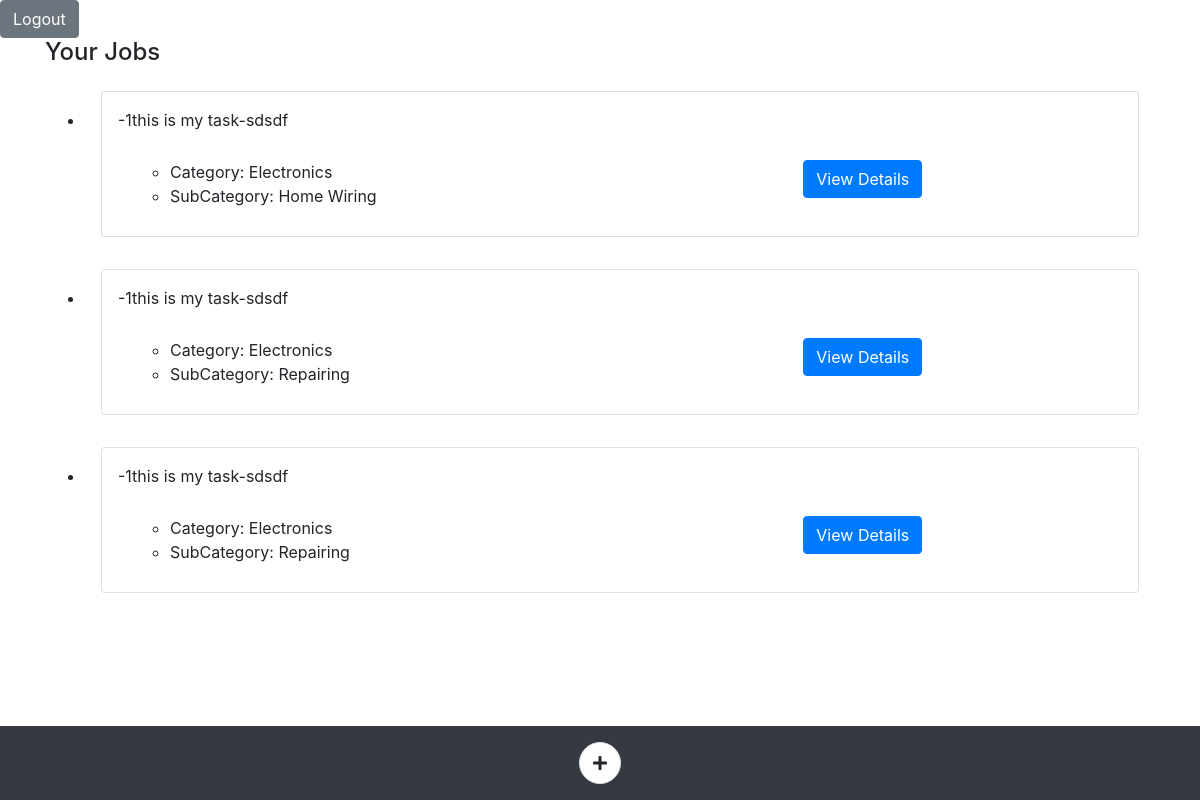
Page /myjobs/ (signed in) on the committed database.
### clients/models.py (models this page shows, shortened)
class JobPost(models.Model):
    taskoverview = models.CharField(max_length=300)
    address = models.CharField(max_length=300)
    time = models.IntegerField()
    addinfo = models.TextField()
    client = models.ForeignKey(User, on_delete=models.CASCADE)
    category = models.ForeignKey(Category, null=True, on_delete=models.SET_NULL)
    sub_category = models.ForeignKey(SubCategory, null=True, on_delete=models.SET_NULL)

class Category(models.Model):
    cat_name = models.CharField(max_length=100)
    def __str__(self):
        return self.cat_name

class SubCategory(models.Model):
    cat = models.ForeignKey(Category, null=True, on_delete=models.SET_NULL)
    sub_cat_name = models.CharField(max_length=100)
    def __str__(self):
        return self.sub_cat_name

### clients/views.py (the view)
# urls.py: path('myjobs/', MyJobView.as_view(), name="myJobs"),
class MyJobView(generic.ListView):
    template_name = 'MyJobs.html'
    context_object_name = 'myJobs'
    def get_queryset(self):
        return JobPost.objects.filter(client=self.request.user)

### templates/MyJobs.html (shortened to what this page needs)
{% extends 'base.html' %}
{%block content%}
<link rel="stylesheet" href="https://cdnjs.cloudflare.com/ajax/libs/font-awesome/5.15.2/css/all.min.css"/>
<div class="container">
  <div class="heading">
    <h4>Your Jobs</h4>
  </div>
  <ul>
    {% for job in myJobs %}
    <li class="p-3">
      <div class="card p-2">
        <div class="card-head p-2">
          {{job.time}}{{job.taskoverview}}-{{job.addinfo}}
        </div>
        <div class="card-body">
          <div class="row">
            <div class="col-8">
              <ul>
                <li>
                  Category: {{job.category}}
                </li>
                <li>
                  SubCategory: {{job.sub_category}}
                </li>
              </ul>
            </div>
            <div class="col-4">
              <a href="{% url 'clients:indiJob' job_id=job.id %}" class="btn btn-primary">View Details</a>
            </div>
          </div>
        </div>
      </div>
    </li>
    {% endfor %}
  </ul>
</div>
<div class="fixed-bottom bg-dark p-3">
  <div class="row">
    <div class="m-auto border bor" title="Add Job">
      <a href="{% url 'clients:jobpost' %}" class="m-auto btn"><i class="fas fa-plus"></i></a>
    </div>
  </div>
</div>
{%endblock%}

### templates/MyJobs.html (style rules this page uses)
.bor { padding-top:1px; padding-bottom:1px; border-radius:50%; margin:auto; background:white; position:relative; transition: all .3s ease-in-out; }

### rows in the picture
JobPost: time "-1", taskoverview "this is my task", addinfo "sdsdf", category "Electronics", sub_category "Home Wiring"
JobPost: time "-1", taskoverview "this is my task", addinfo "sdsdf", category "Electronics", sub_category "Repairing"
JobPost: time "-1", taskoverview "this is my task", addinfo "sdsdf", category "Electronics", sub_category "Repairing"
